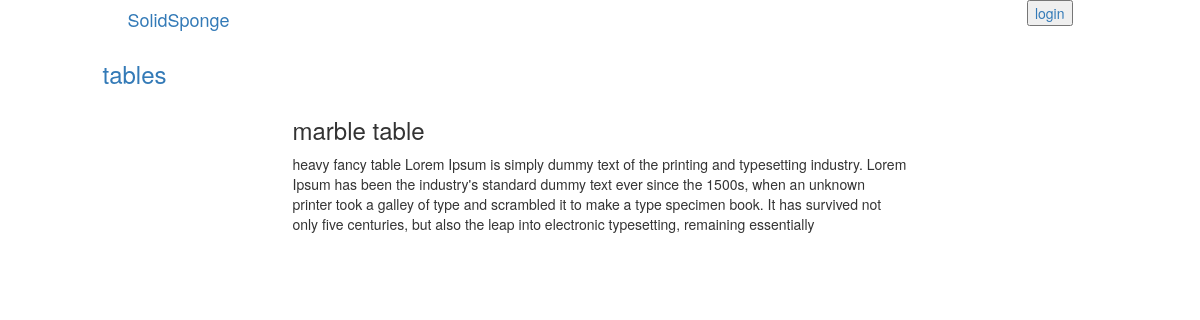
Screenshot of /catalog/2/8 with the database file from the repository.
### database_setup.py (models this page shows, shortened)
class Category(Base):
    __tablename__ = 'category'
    id = Column(Integer, primary_key=True)
    name = Column(String, index=True)
    user_id = Column(Integer, ForeignKey('user.id'))
    user = relationship(User)

class Item(Base):
    __tablename__ = 'item'
    id = Column(Integer, primary_key=True)
    name = Column(String, index=True)
    description = Column(String)
    category_id = Column(Integer, ForeignKey('category.id'))
    category = relationship(Category)
    user_id = Column(Integer, ForeignKey('user.id'))
    user = relationship(User)

### application.py (the view)
@app.route('/catalog/<int:category_id>/<int:item_id>')
def itemDetails(category_id, item_id):
    category = session.query(Category).filter_by(id=category_id).first()
    item = session.query(Item).filter_by(id=item_id).first()
    if 'username' not in login_session:
        return render_template(
            'item_details_r.html',
            client_id=CLIENT_ID,
            category=category,
            item=item)
    return render_template(
        'item_details.html',
        client_id=CLIENT_ID,
        category=category,
        item=item)

### templates/item_details_r.html
{% extends "base.html" %}
{% block content %}
{% include "header_r.html" %}
	<div class="row">
		<div class="col-lg-1"></div>
		<div class="col-lg-4">
			<a href="{{url_for('categoryDetails', category_id=category.id)}}"><h3>{{category.name}}</h3></a>
		</div>
		<div class="col-lg-7"></div>
	</div>
	<div class="row">
		<div class="col-lg-3"></div>
		<div class="col-lg-6">
			<div class="row">
				<h3>{{item.name}}</h3>
			</div>
			<div class="row">
				<p>
					{{item.description}}
				</p>
			</div>
		</div>
		<div class="col-lg-3"></div>
	</div>
{% endblock %}

### rows the page displays
Category: name "tables"
Item: name "marble table", description "heavy fancy table Lorem Ipsum is simply dummy text of the printing and typesetting industry. Lorem Ipsum has been the industry's standard dummy text ever since the 1500s, when an unknown printer took a galley of type and scrambled it to make a type specimen book. It has survived not only five centuries, but also the leap into electronic typesetting, remaining essentially"
